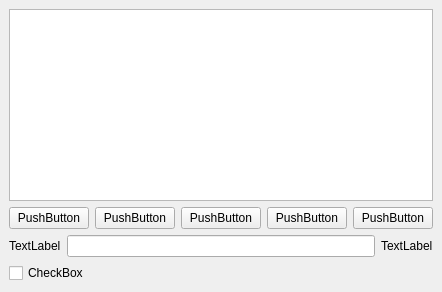
     <widget class="QWidget" name="tab_2" >
      <attribute name="title" >
       <string>Proxy</string>
      </attribute>
      <layout class="QVBoxLayout" >
       <property name="margin" >
        <number>9</number>
       </property>
       <property name="spacing" >
        <number>6</number>
       </property>
       <item>
        <widget class="QTableView" name="tableView" />
       </item>
       <item>
        <layout class="QHBoxLayout" >
         <property name="margin" >
          <number>0</number>
         </property>
         <property name="spacing" >
          <number>6</number>
         </property>
         <item>
          <widget class="QPushButton" name="pushButton_4" >
           <property name="text" >
            <string>PushButton</string>
           </property>
          </widget>
         </item>
         <item>
          <widget class="QPushButton" name="pushButton_3" >
           <property name="text" >
            <string>PushButton</string>
           </property>
          </widget>
         </item>
         <item>
          <widget class="QPushButton" name="pushButton_6" >
           <property name="text" >
            <string>PushButton</string>
           </property>
          </widget>
         </item>
         <item>
          <widget class="QPushButton" name="pushButton_7" >
           <property name="text" >
            <string>PushButton</string>
           </property>
          </widget>
         </item>
         <item>
          <widget class="QPushButton" name="pushButton_5" >
           <property name="text" >
            <string>PushButton</string>
           </property>
          </widget>
         </item>
        </layout>
       </item>
       <item>
        <layout class="QHBoxLayout" >
         <property name="margin" >
          <number>0</number>
         </property>
         <property name="spacing" >
          <number>6</number>
         </property>
         <item>
          <widget class="QLabel" name="label_6" >
           <property name="text" >
            <string>TextLabel</string>
           </property>
          </widget>
         </item>
         <item>
          <widget class="QLineEdit" name="lineEdit_3" />
         </item>
         <item>
          <widget class="QLabel" name="label_7" >
           <property name="text" >
            <string>TextLabel</string>
           </property>
          </widget>
         </item>
        </layout>
       </item>
       <item>
        <widget class="QCheckBox" name="checkBox_12" >
         <property name="text" >
          <string>CheckBox</string>
         </property>
        </widget>
       </item>
      </layout>
     </widget>
